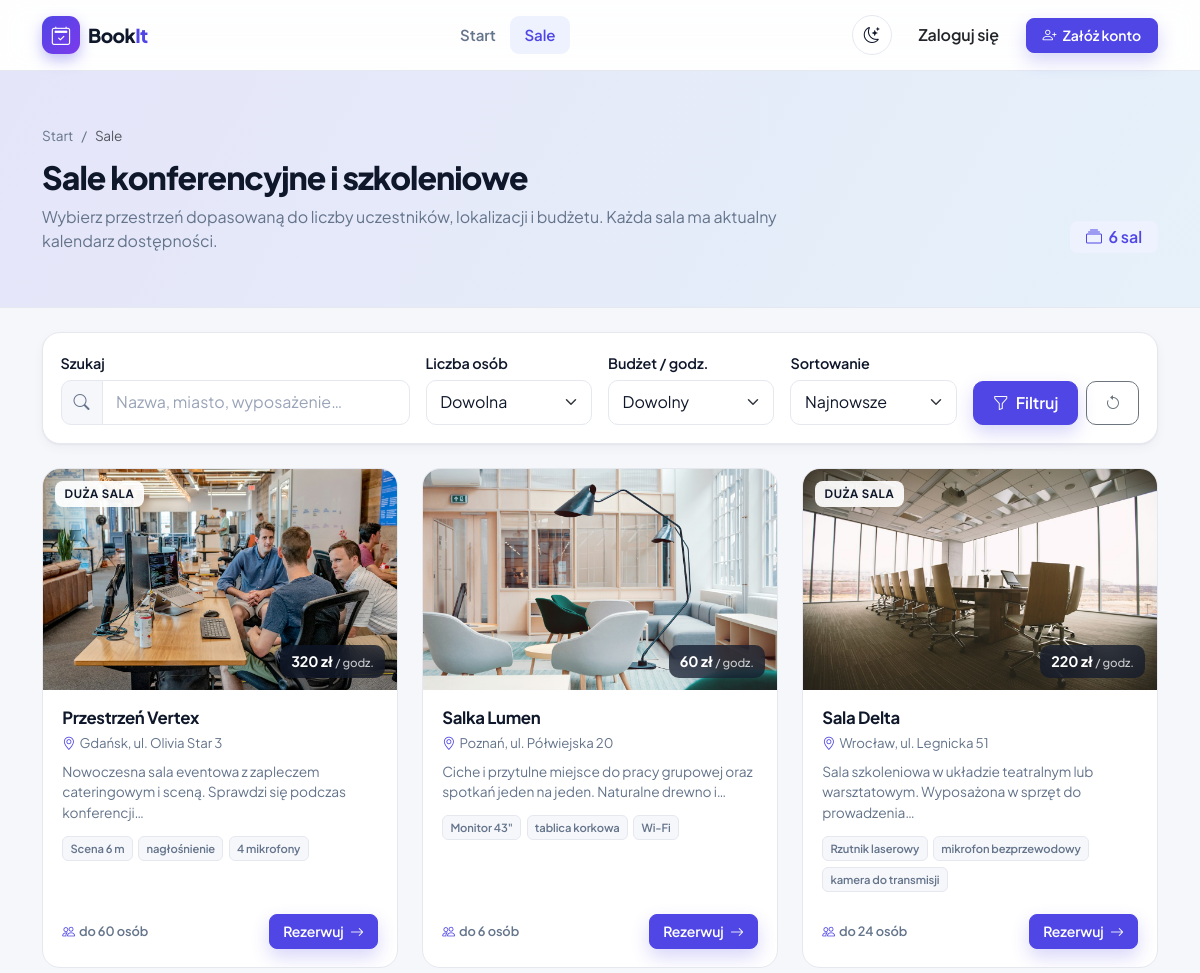
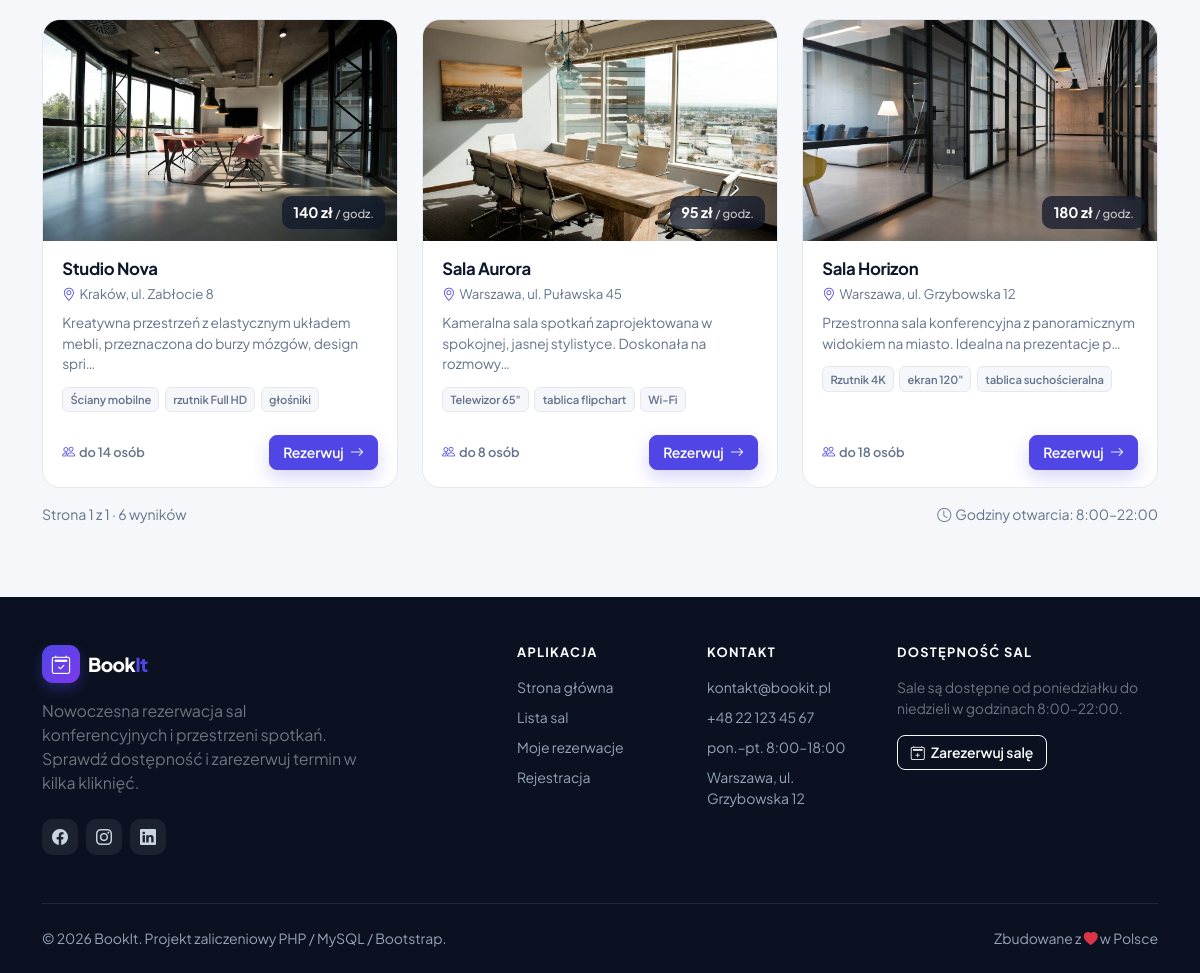
/public/rooms.php, run on the app's committed database (2 pictures, top to bottom).
### tables this page shows
CREATE TABLE `rooms` (
  `id`             INT UNSIGNED NOT NULL AUTO_INCREMENT,
  `name`           VARCHAR(120) NOT NULL,
  `description`    TEXT NOT NULL,
  `capacity`       SMALLINT UNSIGNED NOT NULL,
  `price_per_hour` DECIMAL(10,2) NOT NULL,
  `location`       VARCHAR(120) NOT NULL,
  `equipment`      VARCHAR(255) DEFAULT NULL,
  `image`          VARCHAR(255) DEFAULT NULL,
  `is_active`      TINYINT(1) NOT NULL DEFAULT 1,
  `created_at`     DATETIME NOT NULL DEFAULT CURRENT_TIMESTAMP,
  PRIMARY KEY (`id`),
  KEY `idx_rooms_active` (`is_active`),
  KEY `idx_rooms_capacity` (`capacity`)
);

### app/helpers.php (called while the page is built, shortened)
<?php
function e(mixed $value): string
{
    return htmlspecialchars((string) $value, ENT_QUOTES | ENT_SUBSTITUTE, 'UTF-8');
}
function url(string $path = ''): string
{
    $path = ltrim($path, '/');
    return BASE_URL . ($path === '' ? '/' : '/' . $path);
}
function money(int|float|string|null $value): string
{
    $value = (float) $value;
    $decimals = abs($value - round($value)) > 0.001 ? 2 : 0;
    return number_format($value, $decimals, ',', ' ') . ' ' . CURRENCY;
}
function room_image(array $room): string
{
    $image = trim((string) ($room['image'] ?? ''));
    return preg_match('#^https?://#i', $image) ? $image : url($image);
}
function selected(mixed $value, mixed $expected): string
{
    return (string) $value === (string) $expected ? 'selected' : '';
}
function excerpt(string $text, int $limit = 120): string
{
    $text = trim(preg_replace('/\s+/u', ' ', $text) ?? '');
    return rtrim(mb_substr($text, 0, $limit - 1)) . '…';
}

### app/bootstrap.php (called while the page is built, shortened)
<?php
$config = require APP_ROOT . '/config/config.php';
date_default_timezone_set($config['app']['timezone']);
require APP_ROOT . '/app/Database.php';
require APP_ROOT . '/app/helpers.php';
require APP_ROOT . '/app/RoomRepository.php';
try {
    $pdo = Database::connect($config['db']);
} catch (Throwable $e) {
    http_response_code(500);
    $message = $config['app']['debug']
        ? htmlspecialchars($e->getMessage(), ENT_QUOTES, 'UTF-8')
        : 'Spróbuj ponownie później.';
    echo '<!doctype html><html lang="pl"><head><meta charset="utf-8">'
        . '<title>Błąd bazy danych</title>'
        . '<link href="https://cdn.jsdelivr.net/npm/bootstrap@5.3.3/dist/css/bootstrap.min.css" rel="stylesheet">'
        . '</head><body class="bg-light d-flex align-items-center" style="min-height:100vh">'
        . '<div class="container"><div class="alert alert-danger shadow-sm">'
        . '<h1 class="h4 mb-2">Brak połączenia z bazą danych</h1>'
        . '<p class="mb-1">' . $message . '</p>'
        . '<hr><p class="mb-0 small">Sprawdź plik <code>config/config.php</code> oraz to, czy baza '
        . '<code>' . htmlspecialchars((string) $config['db']['name'], ENT_QUOTES, 'UTF-8') . '</code> została zaimportowana.</p>'
        . '</div></div></body></html>';
    exit;
}
$rooms        = new RoomRepository($pdo);

### app/RoomRepository.php (called while the page is built, shortened)
<?php
final class RoomRepository
{
    public function paginate(array $filters, int $page = 1, int $perPage = 9, bool $onlyActive = true): array
    {
        $params = [];
        $where = $this->buildWhere($filters, $onlyActive, $params);
        $countStmt = $this->pdo->prepare("SELECT COUNT(*) FROM rooms {$where}");
        $countStmt->execute($params);
        $total = (int) $countStmt->fetchColumn();
        $sortOptions = [
            'newest'        => 'created_at DESC, id DESC',
            'price_asc'     => 'price_per_hour ASC, name ASC',
            'price_desc'    => 'price_per_hour DESC, name ASC',
            'capacity_desc' => 'capacity DESC, name ASC',
            'name'          => 'name ASC',
        ];
        $sort = $sortOptions[$filters['sort'] ?? 'newest'] ?? $sortOptions['newest'];
        $pages = max(1, (int) ceil($total / $perPage));
        $page = min(max(1, $page), $pages);
        $offset = ($page - 1) * $perPage;
        $sql = "SELECT * FROM rooms {$where} ORDER BY {$sort} LIMIT :limit OFFSET :offset";
        $stmt = $this->pdo->prepare($sql);
        $stmt->bindValue(':limit', $perPage, PDO::PARAM_INT);
        $stmt->bindValue(':offset', $offset, PDO::PARAM_INT);
        $stmt->execute();
        return [
            'items'   => $stmt->fetchAll(),
            'total'   => $total,
            'pages'   => $pages,
            'page'    => $page,
            'perPage' => $perPage,
        ];
    }
    private function buildWhere(array $filters, bool $onlyActive, array &$params): string
    {
        $where = [];
        if ($onlyActive) {
            $where[] = 'is_active = 1';
        }
        $q = trim((string) ($filters['q'] ?? ''));
        $capacity = (int) ($filters['capacity'] ?? 0);
        $maxPrice = (float) ($filters['max_price'] ?? 0);
        return $where === [] ? '' : 'WHERE ' . implode(' AND ', $where);
    }
}

### public/includes/room-card.php (the view)
<?php
$amenities = array_filter(array_map('trim', explode(',', (string) ($room['equipment'] ?? ''))));
?>
<article class="room-card h-100">
    <a class="room-media" href="<?= e(url('room.php?id=' . (int) $room['id'])) ?>" tabindex="-1" aria-hidden="true">
        <img src="<?= e(room_image($room)) ?>" alt="<?= e($room['name']) ?>" loading="lazy">
        <span class="price-tag"><?= e(money($room['price_per_hour'])) ?> <small>/ godz.</small></span>
        <?php if ((int) $room['capacity'] >= 20): ?>
            <span class="room-flag">Duża sala</span>
        <?php endif; ?>
    </a>
    <div class="room-body">
        <h3 class="room-title">
            <a href="<?= e(url('room.php?id=' . (int) $room['id'])) ?>"><?= e($room['name']) ?></a>
        </h3>
        <p class="room-location">
            <i class="bi bi-geo-alt me-1"></i><?= e($room['location']) ?>
        </p>
        <p class="room-desc"><?= e(excerpt((string) $room['description'], 92)) ?></p>
        <?php if ($amenities !== []): ?>
            <ul class="room-amenities">
                <?php foreach (array_slice($amenities, 0, 3) as $amenity): ?>
                    <li><?= e($amenity) ?></li>
                <?php endforeach; ?>
            </ul>
        <?php endif; ?>
    </div>
    <div class="room-footer">
        <span class="room-capacity"><i class="bi bi-people me-1"></i>do <?= (int) $room['capacity'] ?> osób</span>
        <a class="btn btn-sm btn-primary" href="<?= e(url('room.php?id=' . (int) $room['id'] . '#rezerwacja')) ?>">
            Rezerwuj <i class="bi bi-arrow-right ms-1"></i>
        </a>
    </div>
</article>

### public/rooms.php (shortened to what this page needs)
<?php
require __DIR__ . '/../app/bootstrap.php';
$filters = [
    'q'         => trim((string) ($_GET['q'] ?? '')),
    'capacity'  => (int) ($_GET['capacity'] ?? 0),
    'max_price' => (float) ($_GET['max_price'] ?? 0),
    'sort'      => (string) ($_GET['sort'] ?? 'newest'),
];
$pagination = $rooms->paginate($filters, max(1, (int) ($_GET['page'] ?? 1)), 9, true);
require __DIR__ . '/includes/header.php';
?>
<div class="page-header">
    <div class="container">
        <nav aria-label="breadcrumb">
            <ol class="breadcrumb">
                <li class="breadcrumb-item"><a href="<?= e(url('index.php')) ?>">Start</a></li>
                <li class="breadcrumb-item active" aria-current="page">Sale</li>
            </ol>
        </nav>
        <div class="row align-items-end g-3">
            <div class="col-lg-8">
                <h1 class="h2 mb-2">Sale konferencyjne i szkoleniowe</h1>
                <p class="text-muted-soft mb-0">
                    Wybierz przestrzeń dopasowaną do liczby uczestników, lokalizacji i budżetu.
                    Każda sala ma aktualny kalendarz dostępności.
                </p>
            </div>
            <div class="col-lg-4 text-lg-end">
                <span class="badge badge-soft-primary fs-6 px-3 py-2">
                    <i class="bi bi-collection me-1"></i>
                    <?= (int) $pagination['total'] ?> <?= $pagination['total'] === 1 ? 'sala' : 'sal' ?>
                </span>
            </div>
        </div>
    </div>
</div>
<section class="section pt-4">
    <div class="container">
        <form class="filter-bar mb-4" method="get" action="<?= e(url('rooms.php')) ?>" role="search">
            <div class="row g-3 align-items-end">
                <div class="col-lg-4">
                    <label class="form-label" for="q">Szukaj</label>
                    <div class="input-group">
                        <span class="input-group-text"><i class="bi bi-search"></i></span>
                        <input class="form-control" id="q" type="search" name="q"
                               value="<?= e($filters['q']) ?>" placeholder="Nazwa, miasto, wyposażenie…">
                    </div>
                </div>
                <div class="col-6 col-lg-2">
                    <label class="form-label" for="capacity">Liczba osób</label>
                    <select class="form-select" id="capacity" name="capacity" data-auto-submit>
                        <option value="">Dowolna</option>
                    </select>
                </div>
                <div class="col-6 col-lg-2">
                    <label class="form-label" for="max_price">Budżet / godz.</label>
                    <select class="form-select" id="max_price" name="max_price" data-auto-submit>
                        <option value="">Dowolny</option>
                    </select>
                </div>
                <div class="col-lg-2">
                    <label class="form-label" for="sort">Sortowanie</label>
                    <select class="form-select" id="sort" name="sort" data-auto-submit>
                        <option value="newest" <?= selected($filters['sort'], 'newest') ?>>Najnowsze</option>
                    </select>
                </div>
                <div class="col-lg-2 d-flex gap-2">
                    <button class="btn btn-primary flex-grow-1" type="submit">
                        <i class="bi bi-funnel me-1"></i> Filtruj
                    </button>
                    <a class="btn btn-outline-secondary" href="<?= e(url('rooms.php')) ?>" title="Wyczyść filtry" aria-label="Wyczyść filtry">
                        <i class="bi bi-arrow-counterclockwise"></i>
                    </a>
                </div>
            </div>
        </form>
        <?php if ($pagination['items'] === []): ?>
            <div class="empty-state">
                <i class="bi bi-search"></i>
                <h2 class="h5 fw-bold mt-3">Brak sal spełniających kryteria</h2>
                <p class="text-muted-soft mb-4">Spróbuj zwiększyć budżet, zmniejszyć liczbę osób lub wyczyść filtry.</p>
                <a class="btn btn-primary" href="<?= e(url('rooms.php')) ?>">Wyczyść filtry</a>
            </div>
        <?php else: ?>
            <div class="row g-4">
                <?php foreach ($pagination['items'] as $room): ?>
                    <div class="col-md-6 col-xl-4">
                        <?php require __DIR__ . '/includes/room-card.php'; ?>
                    </div>
                <?php endforeach; ?>
            </div>
            <div class="d-flex flex-wrap justify-content-between align-items-center gap-2 mt-3">
                <span class="result-count">
                    Strona <?= (int) $pagination['page'] ?> z <?= (int) $pagination['pages'] ?>
                    · <?= (int) $pagination['total'] ?> wyników
                </span>
                <span class="result-count">
                    <i class="bi bi-clock me-1"></i>Godziny otwarcia: 8:00–22:00
                </span>
            </div>
        <?php endif; ?>
    </div>
</section>
<?php require __DIR__ . '/includes/footer.php'; ?>

### data on the page
rooms: image (picture), price_per_hour "320 zł", shows "DUŻA SALA", name "Przestrzeń Vertex", location "Gdańsk, ul. Olivia Star 3", description "Nowoczesna sala eventowa z zapleczem cateringowym i sceną. Sprawdzi się podczas konferencji…", equipment "Scena 6 m", equipment "nagłośnienie", equipment "4 mikrofony", capacity "60"
rooms: image (picture), price_per_hour "60 zł", name "Salka Lumen", location "Poznań, ul. Półwiejska 20", description "Ciche i przytulne miejsce do pracy grupowej oraz spotkań jeden na jeden. Naturalne drewno i…", equipment "Monitor 43\"", equipment "tablica korkowa", equipment "Wi-Fi", capacity "6"
rooms: image (picture), price_per_hour "220 zł", shows "DUŻA SALA", name "Sala Delta", location "Wrocław, ul. Legnicka 51", description "Sala szkoleniowa w układzie teatralnym lub warsztatowym. Wyposażona w sprzęt do prowadzenia…", equipment "Rzutnik laserowy", equipment "mikrofon bezprzewodowy", equipment "kamera do transmisji", capacity "24"
rooms: image (picture), price_per_hour "140 zł", name "Studio Nova", location "Kraków, ul. Zabłocie 8", description "Kreatywna przestrzeń z elastycznym układem mebli, przeznaczona do burzy mózgów, design spri…", equipment "Ściany mobilne", equipment "rzutnik Full HD", equipment "głośniki", capacity "14"
rooms: image (picture), price_per_hour "95 zł", name "Sala Aurora", location "Warszawa, ul. Puławska 45", description "Kameralna sala spotkań zaprojektowana w spokojnej, jasnej stylistyce. Doskonała na rozmowy…", equipment "Telewizor 65\"", equipment "tablica flipchart", equipment "Wi-Fi", capacity "8"
rooms: image (picture), price_per_hour "180 zł", name "Sala Horizon", location "Warszawa, ul. Grzybowska 12", description "Przestronna sala konferencyjna z panoramicznym widokiem na miasto. Idealna na prezentacje p…", equipment "Rzutnik 4K", equipment "ekran 120\"", equipment "tablica suchościeralna", capacity "18"

### other printed values
$pagination['total'] "6"
$pagination['page'] "1"
$pagination['pages'] "1"
APP_NAME "BookIt"
